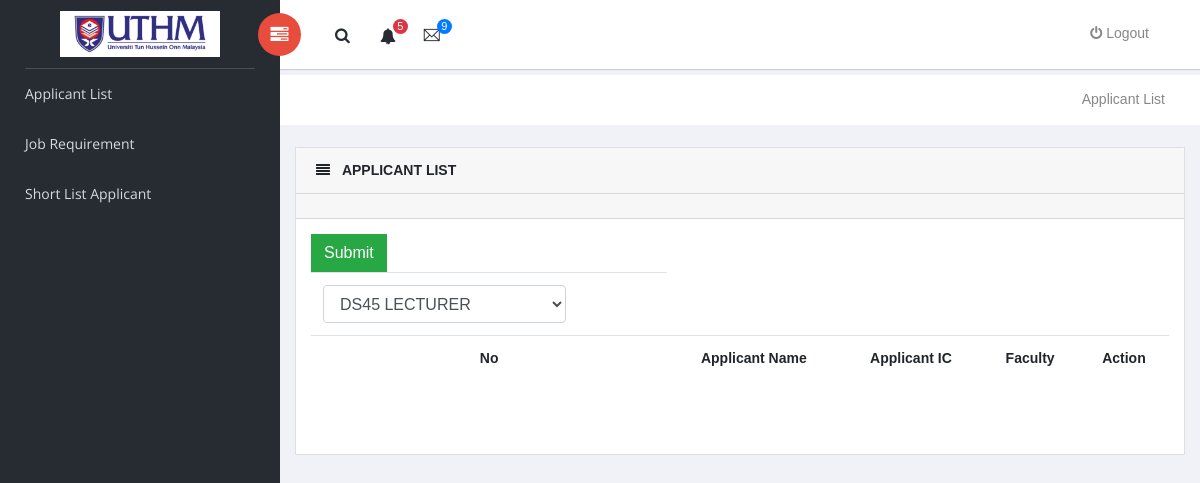
The page /dropdown/hi.php (signed in) on the database as committed earlier.
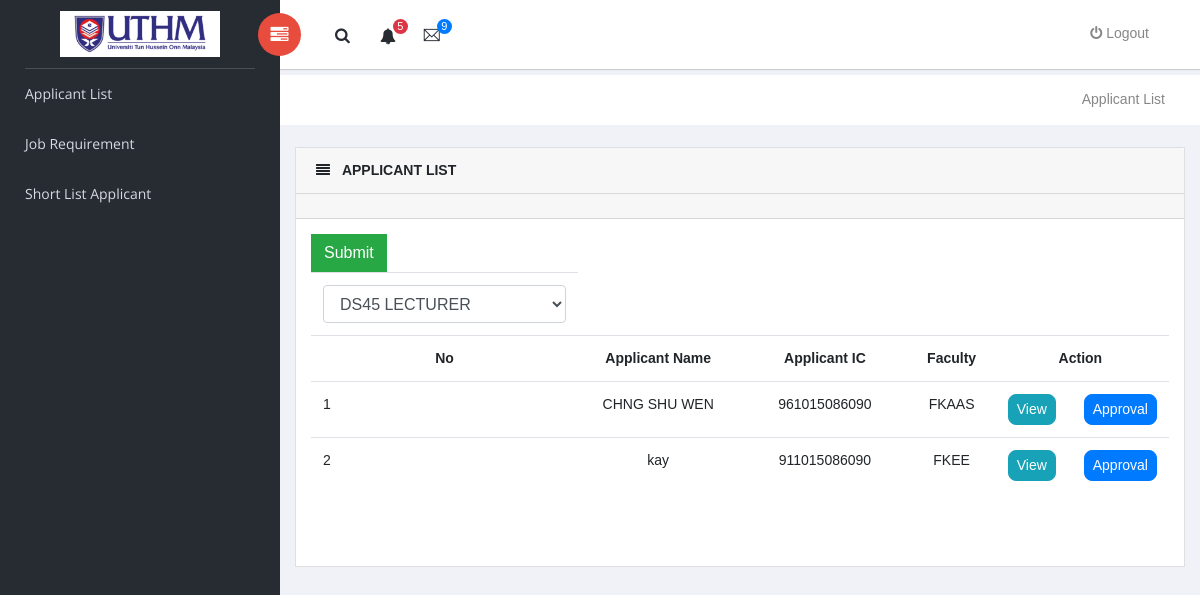
The same page on the database as committed later.
### tables this page shows
CREATE TABLE `position` (
  `Choose_Position_Id` int(2) NOT NULL,
  `user_Ic` char(13) NOT NULL,
  `faculty` varchar(50) NOT NULL,
  `app_post1` varchar(50) NOT NULL,
  `Position_checklist` int(2) NOT NULL DEFAULT '0',
  `Created_date` timestamp NOT NULL DEFAULT CURRENT_TIMESTAMP,
  `Modified_date` timestamp NOT NULL DEFAULT CURRENT_TIMESTAMP ON UPDATE CURRENT_TIMESTAMP
);

CREATE TABLE `applicant` (
  `Applicant_Id` int(2) NOT NULL,
  `user_Ic` char(13) NOT NULL,
  `Applicant_Name` varchar(50) NOT NULL,
  `Applicant_Add` varchar(100) NOT NULL,
  `Applicant_Email` varchar(50) NOT NULL,
  `Applicant_NoTel` int(11) NOT NULL,
  `Applicant_Age` int(2) NOT NULL,
  `Applicant_gender` varchar(10) NOT NULL,
  `Applicant_DOB` date NOT NULL,
  `Applicant_POB` varchar(50) NOT NULL,
  `Applicant_Citizen` varchar(50) NOT NULL,
  `Applicant_Religion` varchar(50) NOT NULL,
  `Applicant_Nation` varchar(50) NOT NULL,
  `Applicant_MaritalStatus` varchar(50) NOT NULL,
  `Applicant_Height` float NOT NULL,
  `Applicant_Weight` float NOT NULL,
  `Applicant_NoHP` int(11) NOT NULL,
  `Applicant_VLC` varchar(10) NOT NULL,
  `Mom_Name` varchar(50) NOT NULL,
  `Mom_Ic` char(13) NOT NULL,
  `Dad_Name` varchar(50) NOT NULL,
  `Dad_Ic` char(13) NOT NULL,
  `Spouse_name` varchar(50) NOT NULL,
  `Applicant_checklist` int(2) NOT NULL DEFAULT '0',
  `Created_date` timestamp NOT NULL DEFAULT CURRENT_TIMESTAMP,
  `Modified_date` timestamp NOT NULL DEFAULT CURRENT_TIMESTAMP ON UPDATE CURRENT_TIMESTAMP
);

### dropdown/hi.php (the view, shortened to what the changed rows need)
<?php
$db = db_connect();
?>
<!doctype html>
<html class="no-js" lang="en">
<head>
    <link rel="stylesheet" href="vendors/bootstrap/dist/css/bootstrap.min.css">
    <link rel="stylesheet" href="vendors/font-awesome/css/font-awesome.min.css">
    <link rel="stylesheet" href="vendors/themify-icons/css/themify-icons.css">
    <link rel="stylesheet" href="vendors/flag-icon-css/css/flag-icon.min.css">
    <link rel="stylesheet" href="vendors/selectFX/css/cs-skin-elastic.css">
    <link rel="stylesheet" href="vendors/jqvmap/dist/jqvmap.min.css">
    <link rel="stylesheet" href="assets/css/style.css">
</head>
<body>
    <div id="right-panel" class="right-panel">
    <form class="form-inline"  method="post" enctype="multipart/form-data" >
         <div class="content mt-3">
            <div class="animated">
                <div class="card">
                    <div class="card-body">
                                <table class="table">
                                    <tbody>
									 <tr>
                                            <th scope="col"><select id='app_post1' class="form-control" name='app_post'>
												 <option value="1">DS45 LECTURER</option>
                                                 </select></th>
                                        </tr>
										<tr >
										  <th scope="col" ><label for="no">No</label></th>
										  <th scope="col" ><label for="Applicant_Name">Applicant Name</label></th>
										  <th scope="col" ><label for="user_Ic">Applicant IC</label></th>
										  <th scope="col" ><label for="faculty">Faculty</label></th>
										  <th colspan="3" scope="col" ><label for="action">Action</label></th>
										</tr>
										<?php
								$qlist = "SELECT * FROM position LEFT JOIN applicant ON position.user_Ic = applicant.user_Ic;";
								$reslist = $db->query($qlist);
							    $count=0;
								  while($rowlist = $reslist->fetch_assoc()) {
												if ($rowlist['app_post1'] == 'DS45 LECTURER'){
										       $count++;
										   echo "<tr>";
												echo"<td style='width:5%'>" .$count."</td>";
												echo"<td style='width:25%' align='center'>" .$rowlist['Applicant_Name']." </td>";
												echo"<td style='width:25%' align='center'>" .$rowlist['user_Ic']."</td>";
												echo"<td style='width:10%' align='center'>" .$rowlist['faculty']."</td>";
												echo"<td style='width:10%' align='center'><a style='border-radius: 8px;' class='btn btn-info btn-sm' href ='viewlistOff.php?user_Ic=$rowlist[user_Ic]'>View</a></td>";
												echo"<td style='width:10%' align='center'><a style='border-radius: 8px;' class='btn btn-primary btn-sm' href ='officerdecision.php?Applicant_Name=$rowlist[Applicant_Name] & user_Ic=$rowlist[user_Ic] '>Approval</a></td>";
												echo "</tr>";
										   }
								 }
?>
                                    </tbody>
                                </table>
                            </div>
							<br/>
					<br/>
                </div>
            </div>
        </div>
   </form>
   <br>
   </div>
</body>
</html>

Rows that differ between the two databases and show on the page:
added position: applicant.Applicant_Name "CHNG SHU WEN", applicant.user_Ic "961015086090", faculty "FKAAS"
added position: applicant.Applicant_Name "kay", applicant.user_Ic "911015086090", faculty "FKEE"
